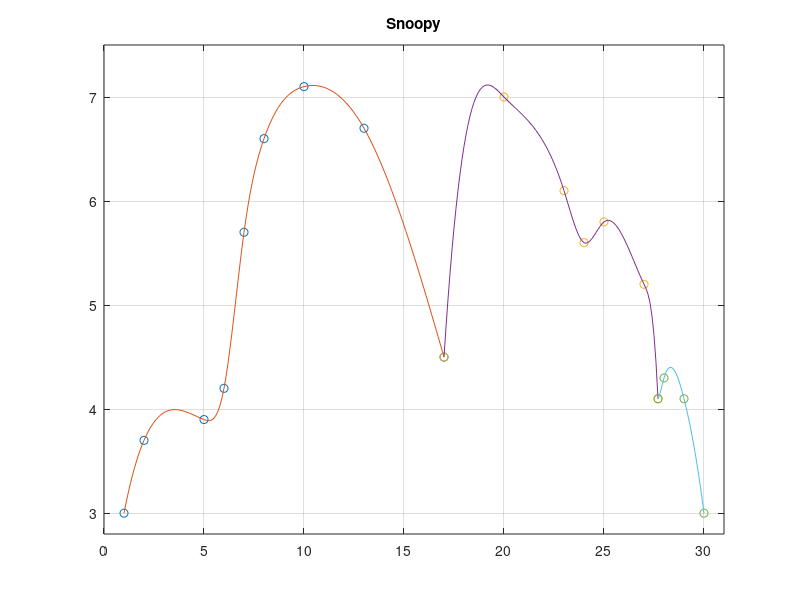

Here is the MATLAB script that generated this plot:
% Luis Vieira
% 07-41651
% Laboratorio 10
% Script para la pregunta 01

clear all
clc

figure(1)

%Datos de la primera curva
% Los X
x1 = [ 1 ;2 ;5;6;7;8;10;13;17];
% Los Y
y1 = [ 3.0 ; 3.7 ; 3.9 ; 4.2 ;5.7 ;6.6 ;7.1 ;6.7 ;4.5];
% El rango de los X para ser graficados
xx1=  1:0.1:17 ;
% Derivadas de la tabla
yd1 = [1.0;-0.67];

%Datos de la segunda curva
% Los X
x2 = [17 ;20;23;24;25;27;27.7 ];
% Los Y
y2 = [4.5;7.0; 6.1; 5.6 ; 5.8 ; 5.2 ; 4.1];
% El rango de los X para ser graficados
xx2 = 17:0.1:27.7;
% Derivadas de la tabla
yd2= [ 3.0 ; -4.0];

%Datos de la tercera curva
% Los X
x3 = [27.7; 28; 29; 30];
% Los Y
y3 = [4.1; 4.3 ; 4.1 ;  3.0];
% El rango de los X para ser graficados
xx3 = 27.7:0.1:30;
% Derivadas de la tabla
yd3 = [0.33 ; -1.5];

% Aqui saco los valores de evaluar los xx en las funciones dadas
% anterioremente usando interpolacion por splines
% Concateno las derivadas con [ y1 y y2] y asi uso la informacion de las
% derivadas para saber la pronunciacion de la curva en los puntos de union
% de las curvas
yy1 = spline(x1,[yd1(1) ;y1; yd1(2)],xx1);
yy2 = spline(x2,[yd2(1) ;y2 ;yd2(2)],xx2);
yy3 = spline(x3,[yd3(1) ;y3; yd3(2)],xx3);

%Aqui grafico los puntos dados y los puntos necesarios para hacer la recta
plot(x1,y1,'o',xx1,yy1);
hold on
plot(x2,y2,'o',xx2,yy2);
plot(x3,y3,'o',xx3,yy3);

grid
axis([0 31 2.8 7.5])
title('Snoopy')
hold off
